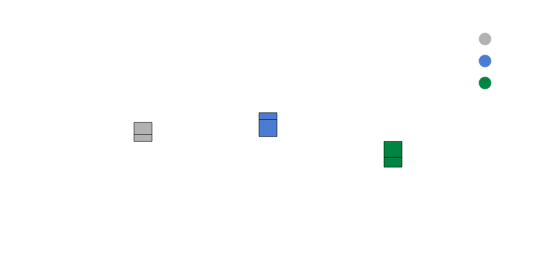

The Vega-Lite source for this figure:
### Vega-Lite specification from a JSON file in a GitHub repository (floating-point values rounded to 4 significant figures; data arrays with more than 128 entries replaced by an {"elided": "..."} marker saying what was removed)
{"background": null, "config": {"arc": {"fill": "#DBDBDB", "fillOpacity": 1.0, "innerRadius": 25.0, "padAngle": 0.03, "stroke": "black", "strokeOpacity": 1, "strokeWidth": 0.25}, "area": {"fill": "#DBDBDB", "fillOpacity": 1.0, "stroke": "black", "strokeOpacity": 1, "strokeWidth": 0.25}, "axis": {"domain": true, "domainCap": "round", "domainColor": "white", "domainWidth": 0.25, "grid": false, "gridCap": "round", "gridColor": "#F1F1F1", "gridDash": [0, 0], "gridOpacity": 1.0, "gridWidth": 0.25, "labelColor": "white", "labelFont": "Helvetica Neue, HelveticaNeue, Helvetica, Arial, sans-serif", "labelFontSize": 7, "labelFontStyle": "normal", "labelFontWeight": 400, "offset": 4.5, "ticks": true, "tickCap": "round", "tickColor": "white", "tickRound": false, "tickSize": 3, "tickWidth": 0.25, "titleColor": "white", "titleFont": "Helvetica Neue, HelveticaNeue, Helvetica, Arial, sans-serif", "titleFontSize": 7, "titleFontStyle": "normal", "titleFontWeight": 400}, "axisX": {"domain": true, "labelAlign": "center", "labelAngle": 0, "labels": true, "ticks": true, "translate": 0}, "axisY": {"domain": true, "labelAlign": "right", "labelAngle": 0, "labels": true, "ticks": true, "translate": 0}, "axisRight": {"domain": true, "labelAlign": "left", "labelAngle": 0, "labels": true, "ticks": true, "translate": 0}, "axisTop": {"domain": true, "labelAlign": "center", "labelAngle": 0, "labels": true, "ticks": true, "translate": 0}, "axisBand": {"tickOffset": 0}, "bar": {"fill": "#DBDBDB", "fillOpacity": 1.0, "stroke": "black", "strokeOpacity": 1, "strokeWidth": 0.25}, "boxplot": {"size": 9.0, "ticks": {"cornerRadius": 0.25, "fill": "white", "opacity": 1, "size": 4.5, "thickness": 0.25}, "box": {"fillOpacity": 1.0, "stroke": "black", "strokeOpacity": 1, "strokeWidth": 0.25}, "median": {"cornerRadius": 0, "fill": "black", "fillOpacity": 1.0, "opacity": 1, "size": 9.0, "thickness": 0.25}, "rule": {"fill": "white", "fillOpacity": 1.0, "size": 10.0, "stroke": "white", "strokeDash": [0, 0], "strokeOpacity": 1, "strokeWidth": 0.25}, "outliers": {"color": "white", "fill": "white", "fillOpacity": 1.0, "size": 0, "stroke": "black", "strokeOpacity": 1, "strokeWidth": 0.25}}, "circle": {"fill": "white", "fillOpacity": 1.0, "size": 1.25, "stroke": null, "strokeOpacity": 1, "strokeWidth": 0.25}, "errorband": {"band": {"fillOpacity": 0.6, "stroke": null, "strokeWidth": 0.25, "strokeOpacity": 1}, "borders": {"opacity": 0, "strokeOpacity": 0.25, "strokeWidth": 1}}, "errorbar": {"opacity": 1, "rule": {"strokeDash": [0, 0], "strokeWidth": 0.25}, "ticks": {"color": "white", "cornerRadius": 0.125, "opacity": 1, "size": 6.0, "thickness": 0.25}, "thickness": 0.25}, "font": "Helvetica Neue, HelveticaNeue, Helvetica, Arial, sans-serif", "geoshape": {"fill": "#DBDBDB", "fillOpacity": 1.0, "stroke": "white", "strokeOpacity": 1, "strokeWidth": 0.25}, "header": {"labelColor": "white", "labelFont": "Helvetica Neue, HelveticaNeue, Helvetica, Arial, sans-serif", "labelFontSize": 7, "labelFontStyle": "normal", "labelFontWeight": 400, "titleColor": "white", "titleFont": "Helvetica Neue, HelveticaNeue, Helvetica, Arial, sans-serif", "titleFontSize": 7, "titleFontStyle": "normal", "titleFontWeight": 400, "titlePadding": 0}, "legend": {"disable": false, "offset": 4.5, "titlePadding": 4, "labelOffset": 2, "gradientLabelOffset": 2, "gradientLength": 50.0, "gradientThickness": 5.0, "gradientOpacity": 1.0, "gradientStrokeColor": "white", "gradientStrokeWidth": 0.25, "labelColor": "white", "labelFont": "Helvetica Neue, HelveticaNeue, Helvetica, Arial, sans-serif", "labelFontSize": 7, "labelFontStyle": "normal", "labelFontWeight": 400, "strokeColor": "white", "strokeWidth": 0, "symbolSize": 42, "symbolStrokeColor": "white", "symbolStrokeWidth": 0.25, "titleColor": "white", "titleFont": "Helvetica Neue, HelveticaNeue, Helvetica, Arial, sans-serif", "titleFontSize": 7, "titleFontStyle": "normal", "titleFontWeight": 400}, "line": {"color": "white", "stroke": "white", "strokeCap": "butt", "strokeDash": [0, 0], "strokeOpacity": 1, "strokeWidth": 0.5}, "point": {"filled": true, "fill": "#DBDBDB", "fillOpacity": 1.0, "size": 5.0, "stroke": "black", "strokeOpacity": 1, "strokeWidth": 0.25}, "range": {"category": ["#B2B2B2", "#4A7CD3", "#008542", "#664CAF", "#509F98", "#636363", "#284F93", "#005226", "#382864", "#285753"], "diverging": {"scheme": ["#443E60", "#5F597E", "#7C759B", "#9994B6", "#B7B4CC", "#D6D5DC", "#F6F6F6", "#D1DAD9", "#A4C2BF", "#7AA9A4", "#578E89", "#37736E", "#1B5954"]}, "heatmap": {"scheme": ["#440154", "#472270", "#433E82", "#38598C", "#2C728E", "#238A8D", "#24A086", "#39B578", "#5DC862", "#96D646", "#CAE02D", "#FDE724"]}, "ordinal": {"scheme": ["#F1F1F1", "#DBDBDB", "#C6C6C6", "#B2B2B2", "#9D9D9D", "#898989", "#767676", "#636363", "#515151", "#404040", "#2F2F2F", "#1F1F1F"]}, "ramp": {"scheme": ["#440154", "#472270", "#433E82", "#38598C", "#2C728E", "#238A8D", "#24A086", "#39B578", "#5DC862", "#96D646", "#CAE02D", "#FDE724"]}}, "rule": {"color": "white", "stroke": "white", "strokeCap": "round", "strokeDash": [2, 2], "strokeOpacity": 1, "strokeWidth": 0.25}, "scale": {"barBandPaddingInner": 0.1, "rectBandPaddingInner": 0, "tickBandPaddingInner": 0.1, "bandPaddingOuter": 0.1, "bandWithNestedOffsetPaddingInner": 0.2, "bandWithNestedOffsetPaddingOuter": 0.2, "offsetBandPaddingInner": 0, "offsetBandPaddingOuter": 0, "round": false}, "rect": {"fill": "#DBDBDB", "fillOpacity": 1.0, "stroke": "black", "strokeOpacity": 1, "strokeWidth": 0.25}, "square": {"fill": "#DBDBDB", "fillOpacity": 1.0, "size": 10.0, "stroke": "black", "strokeOpacity": 1, "strokeWidth": 0.25}, "text": {"color": "white", "font": "Helvetica Neue, HelveticaNeue, Helvetica, Arial, sans-serif", "fontSize": 7, "fontStyle": "normal", "fontWeight": 400}, "tick": {"color": "white", "cornerRadius": 0.125, "opacity": 1.0, "size": 9.0, "thickness": 0.25}, "title": {"anchor": "middle", "frame": "group", "color": "white", "font": "Helvetica Neue, HelveticaNeue, Helvetica, Arial, sans-serif", "fontSize": 7, "fontStyle": "normal", "fontWeight": 400, "subtitleColor": "white", "subtitleFont": "Helvetica Neue, HelveticaNeue, Helvetica, Arial, sans-serif", "subtitleFontSize": "Helvetica Neue, HelveticaNeue, Helvetica, Arial, sans-serif", "subtitleFontStyle": "normal", "subtitleFontWeight": 400}, "trail": {"color": "white", "opacity": 1, "size": 0.5}, "view": {"continuousWidth": 200, "continuousHeight": 100, "discreteWidth": 200, "discreteHeight": 100, "fill": null, "stroke": null, "strokeWidth": 0.25}}, "layer": [{"data": {"name": "data-84942684f44a0939f6e50b33ec91a880"}, "mark": {"type": "boxplot"}, "encoding": {"color": {"field": "Origin", "type": "nominal"}, "x": {"field": "Origin", "sort": ["Europe", "Japan", "USA"], "title": null, "type": "nominal"}, "y": {"field": "Miles_per_Gallon", "title": "Miles per gallon", "type": "quantitative"}}}, {"layer": [{"data": {"values": [{"__dysonsphere__": 1}]}, "mark": {"type": "text", "align": "left", "angle": 0, "baseline": "top", "dx": 0, "dy": 0, "fontSize": 7, "opacity": 1.0}, "encoding": {"text": {"value": "Kruskal-Wallis H(2) = 134.46, P < 0.001, ε² = 0.34"}, "x": {"value": 0}, "y": {"value": 0}}}, {"layer": [{"data": {"values": [{"x": "Europe", "x2": "USA", "y": 46.6, "__dysonsphere__": 1}]}, "mark": {"type": "rule", "strokeCap": "round", "strokeDash": [0, 0], "strokeWidth": 0.25, "yOffset": -6.0}, "encoding": {"x": {"value": 37.5}, "x2": {"value": 162.5}, "y": {"field": "y", "scale": {"domainMax": 70.0}, "type": "quantitative"}}}, {"data": {"values": [{"x": "Europe", "y": 46.6, "y2": 46.6, "__dysonsphere__": 1}]}, "mark": {"type": "rule", "strokeCap": "round", "strokeDash": [0, 0], "strokeWidth": 0.25, "y2Offset": -4.0, "yOffset": -6.0}, "encoding": {"x": {"value": 37.5}, "y": {"field": "y", "type": "quantitative"}, "y2": {"field": "y2"}}}, {"data": {"values": [{"x": "USA", "y": 46.6, "y2": 46.6, "__dysonsphere__": 1}]}, "mark": {"type": "rule", "strokeCap": "round", "strokeDash": [0, 0], "strokeWidth": 0.25, "y2Offset": -4.0, "yOffset": -6.0}, "encoding": {"x": {"value": 162.5}, "y": {"field": "y", "type": "quantitative"}, "y2": {"field": "y2"}}}, {"data": {"values": [{"y": 46.6, "label": "P < 0.001", "__dysonsphere__": 1}]}, "mark": {"type": "text", "align": "center", "dy": -10.0, "fontSize": 7}, "encoding": {"text": {"field": "label", "type": "nominal"}, "x": {"value": 100.0}, "y": {"field": "y", "type": "quantitative"}}}]}, {"layer": [{"data": {"values": [{"x": "Japan", "x2": "USA", "y": 46.6, "__dysonsphere__": 1}]}, "mark": {"type": "rule", "strokeCap": "round", "strokeDash": [0, 0], "strokeWidth": 0.25, "yOffset": -19.0}, "encoding": {"x": {"value": 100.0}, "x2": {"value": 162.5}, "y": {"field": "y", "type": "quantitative"}}}, {"data": {"values": [{"x": "Japan", "y": 46.6, "y2": 46.6, "__dysonsphere__": 1}]}, "mark": {"type": "rule", "strokeCap": "round", "strokeDash": [0, 0], "strokeWidth": 0.25, "y2Offset": -17.0, "yOffset": -19.0}, "encoding": {"x": {"value": 100.0}, "y": {"field": "y", "type": "quantitative"}, "y2": {"field": "y2"}}}, {"data": {"values": [{"x": "USA", "y": 46.6, "y2": 46.6, "__dysonsphere__": 1}]}, "mark": {"type": "rule", "strokeCap": "round", "strokeDash": [0, 0], "strokeWidth": 0.25, "y2Offset": -17.0, "yOffset": -19.0}, "encoding": {"x": {"value": 162.5}, "y": {"field": "y", "type": "quantitative"}, "y2": {"field": "y2"}}}, {"data": {"values": [{"y": 46.6, "label": "P < 0.001", "__dysonsphere__": 1}]}, "mark": {"type": "text", "align": "center", "dy": -23.0, "fontSize": 7}, "encoding": {"text": {"field": "label", "type": "nominal"}, "x": {"value": 131.2}, "y": {"field": "y", "type": "quantitative"}}}]}], "name": "__dysonsphere_4ccb91cbeb0c1114_26"}], "$schema": "https://vega.github.io/schema/vega-lite/v6.4.1.json", "datasets": {"data-84942684f44a0939f6e50b33ec91a880": {"elided": "398 records"}}}
